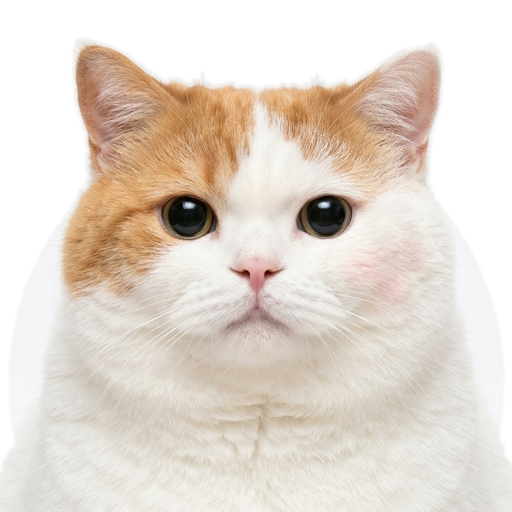
#> input picture assets/expressions_real/cat_1_blank.png, 1024 x 1024 px, given in place of raw_wear_crown_1792655285335.jpg, which was not available (shown at 1/2 size)
$ python process_wear_batch2.py
#> lines starting #> are read from the running program, lines starting #| are printed output that depends on the picture; after the words box and inside, x2 and y2 are one past the last pixel; in counts of white or black regions, pixels touching at a corner belong together; pictures that were not available may be replaced by others from this repository, and a replacement may not be noted
#> in process_item, raw is the input picture: PIL image 1024x1024 RGBA; mean R, G, B, A 164.3, 153.7, 143.5, 189
# -*- coding: utf-8 -*-
import os
import math
import numpy as np
from PIL import Image, ImageFilter
from scipy import ndimage

ARTIFACT_DIR = r"C:\Users\ruahn49\.gemini\antigravity\brain\b2ce85ba-1f7b-478f-8be4-052d7e2dab69"
TARGET_DIR = r"c:\bgbb\assets\skin\wear"
HAMSTER_BASE = r"c:\bgbb\assets\expressions_real\hamster_1_blank.png"

def extract_alpha_from_white(img: Image.Image, bg_thresh: float = 246.0, feather: float = 1.5) -> Image.Image:
#> called with bg_thresh = 246, feather = 1.5
    im = img.convert("RGBA")
    arr = np.asarray(im, dtype=np.float32)
    rgb = arr[..., :3]
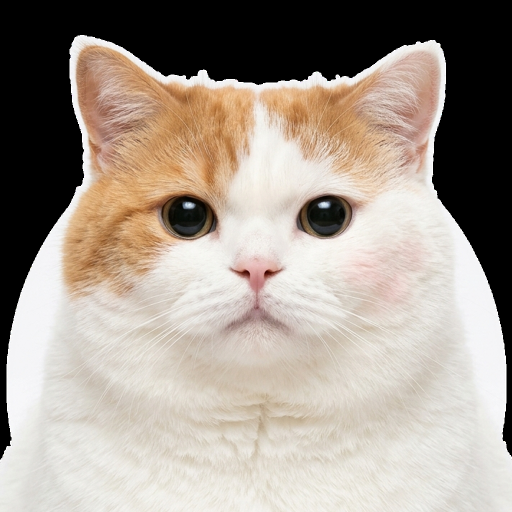
#> rgb: shape (1024, 1024, 3) float32 (shown at 1/2 size); mean R, G, B 164.4, 153.8, 143.5

    dist_from_white = np.sqrt(np.sum((255.0 - rgb) ** 2, axis=-1))
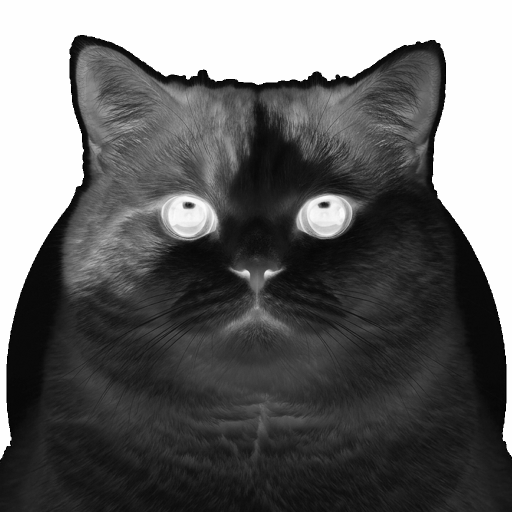
#> dist_from_white: shape (1024, 1024) float32 (shown at 1/2 size); min 0, max 441.7, mean 177.4; drawn with min black and max white
    thresh = (255.0 - bg_thresh) * math.sqrt(3)

    bg_mask = (dist_from_white <= thresh).astype(np.uint8)
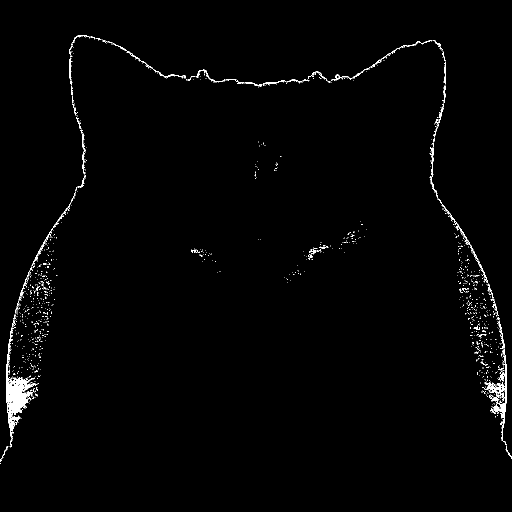
#> bg_mask: shape (1024, 1024) (shown at 1/2 size); values 0 (black) and 1 (white), 1.2% white in thin lines or dots, all inside (x1, y1, x2, y2) = (0, 70, 1024, 928)
    struct = ndimage.generate_binary_structure(2, 2)
    labeled, _ = ndimage.label(bg_mask, structure=struct)
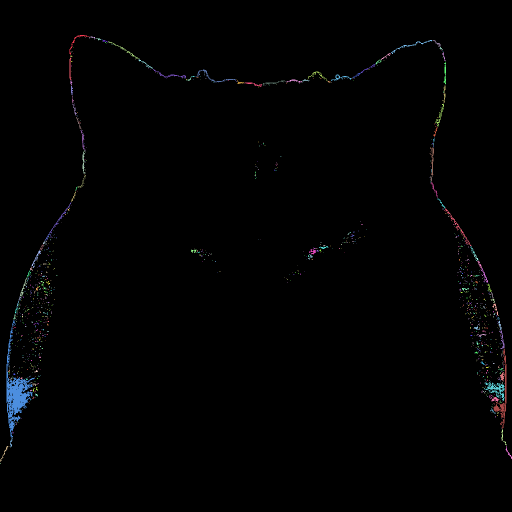
#> labeled: shape (1024, 1024) int32 (shown at 1/2 size); 1050 distinct labels, from 0 to 1049; one colour per label, 0 black
    corner_labels = set([labeled[0, 0], labeled[0, -1], labeled[-1, 0], labeled[-1, -1]])
#> corner_labels = 1 item
    true_bg = np.isin(labeled, list(corner_labels))
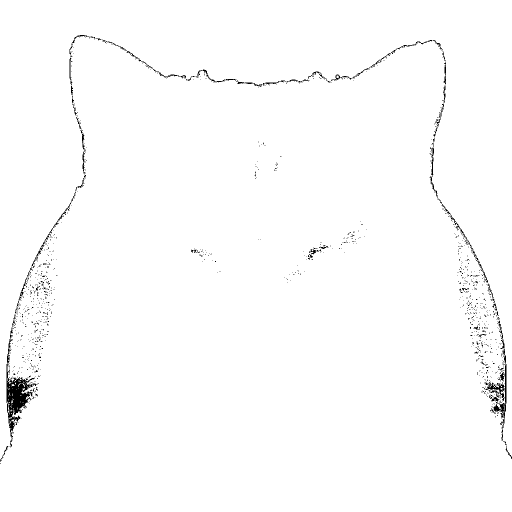
#> true_bg: shape (1024, 1024) bool (shown at 1/2 size); 98.8% white; black in thin lines or dots, all inside (x1, y1, x2, y2) = (0, 70, 1024, 928)

    alpha = np.ones((img.height, img.width), dtype=np.float32) * 255.0
    alpha_soft = np.clip(dist_from_white / (thresh + 1e-5), 0.0, 1.0) * 255.0
    alpha[true_bg] = alpha_soft[true_bg]
#> alpha: shape (1024, 1024) float32; every value is 255

    arr[..., 3] = np.clip(alpha, 0, 255).astype(np.uint8)
    a_norm = arr[..., 3:4] / 255.0
#> a_norm: shape (1024, 1024, 1) float32; every value is 1
    arr[..., :3] = np.clip((arr[..., :3] - 255.0 * (1.0 - a_norm)) / np.maximum(a_norm, 0.05), 0, 255)

    return Image.fromarray(arr.astype(np.uint8), "RGBA")

def get_tight_bbox(img: Image.Image, alpha_thresh: int = 20):
#> called with alpha_thresh = 20
    arr = np.asarray(img)
    a = arr[..., 3] > alpha_thresh
#> a: shape (1024, 1024) bool; every value is 1
    if not np.any(a):
        return None
    rows = np.any(a, axis=1)
    cols = np.any(a, axis=0)
    ymin, ymax = np.where(rows)[0][[0, -1]]
#> ymin = 0; ymax = 1023
    xmin, xmax = np.where(cols)[0][[0, -1]]
#> xmin = 0; xmax = 1023
    return (xmin, ymin, xmax + 1, ymax + 1)

def process_item(raw_filename, out_filename, target_w, center_x, center_y):
    raw_path = os.path.join(ARTIFACT_DIR, raw_filename)
    raw = Image.open(raw_path)
    cutout = extract_alpha_from_white(raw)
    bbox = get_tight_bbox(cutout)
#> bbox = (0, 0, 1024, 1024)
    if bbox:
        cropped = cutout.crop(bbox)
    else:
        cropped = cutout

    cw, ch = cropped.size
#> cw = 1024; ch = 1024
    scale = target_w / float(cw)
#> scale = 0.449
    target_h = int(ch * scale)
#> target_h = 460
    resized = cropped.resize((target_w, target_h), Image.Resampling.LANCZOS)
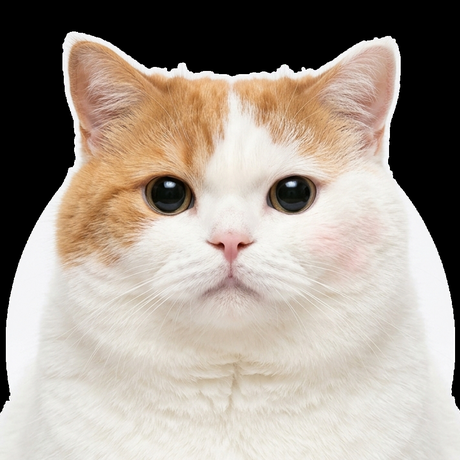
#> resized: PIL image 460x460 RGBA; mean R, G, B, A 164.4, 153.8, 143.5, 255

    canvas = Image.new("RGBA", (1024, 1024), (0, 0, 0, 0))
#> canvas: PIL image 1024x1024 RGBA; every value is 0
    px = int(center_x - target_w / 2.0)
    py = int(center_y - target_h / 2.0)
#> py = -55
    canvas.paste(resized, (px, py), resized)
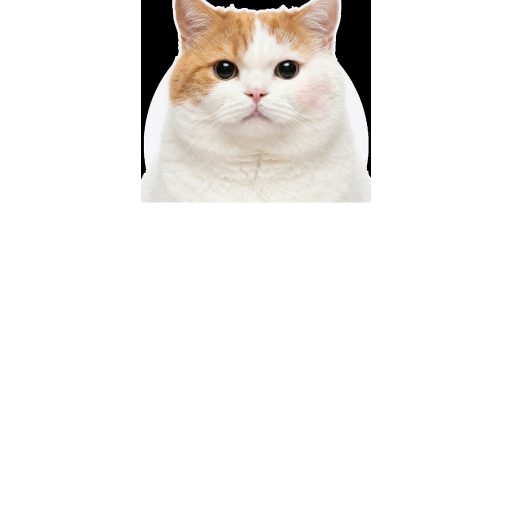
#> canvas: PIL image 1024x1024 RGBA (shown at 1/2 size); mean R, G, B, A 32.8, 30.7, 28.6, 45.3; transparent parts drawn white

    out_path = os.path.join(TARGET_DIR, out_filename)
    canvas.save(out_path, "PNG")
    print(f"Saved: {out_path} ({target_w}x{target_h} at {px},{py})")
#| Saved: c:\bgbb\assets\skin\wear/wear_crown.png (460x460 at 282,-55)
    return canvas

items = [
    # (raw_file, target_file, target_w, center_x, center_y)
    ("raw_wear_crown_1792655285335.jpg", "wear_crown.png", 460, 512, 175),
    ("raw_wear_headset_1792655306115.jpg", "wear_headset.png", 620, 512, 380),
    ("raw_wear_ribbon_1792655325790.jpg", "wear_ribbon.png", 480, 512, 190),
    ("raw_wear_nerd_1792655348739.jpg", "wear_nerd.png", 490, 512, 430),
    ("raw_wear_bandana_1792655369982.jpg", "wear_bandana.png", 540, 512, 330),
    ("raw_wear_santa_1792655396323.jpg", "wear_santa.png", 520, 525, 170),
]

canvases = []
for raw_fn, out_fn, tw, cx, cy in items:
    c = process_item(raw_fn, out_fn, tw, cx, cy)
    canvases.append((out_fn, c))
#> pass 2 of the loop `for raw_fn, out_fn, tw, cx, cy in items:`:
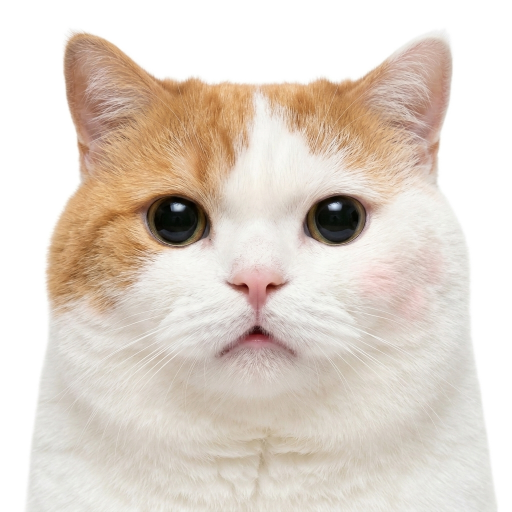
#> input picture assets/expressions_real/cat_2_eng.png, 1024 x 1024 px, given in place of raw_wear_headset_1792655306115.jpg, which was not available (shown at 1/2 size)
#> in process_item, raw is the input picture: PIL image 1024x1024 RGBA; mean R, G, B, A 223.1, 211.7, 201.1, 183.9
#> in extract_alpha_from_white (call 2), `bg_mask = (dist_from_white <= thresh).astype(np.uint8)`:
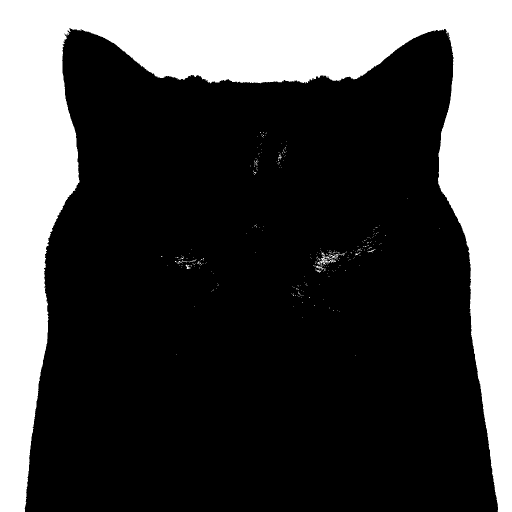
#> bg_mask: shape (1024, 1024) (shown at 1/2 size); values 0 (black) and 1 (white), 28.9% white; 324 white regions (314 under 20 px), largest, box (x1, y1, x2, y2) and area: (0, 0, 1024, 1024) 301619, (634, 512, 667, 529) 170, (631, 531, 649, 539) 46
#> labeled: shape (1024, 1024) int32; 325 distinct labels, from 0 to 324
#> true_bg: shape (1024, 1024) bool; 28.8% white; 1 white region, box (x1, y1, x2, y2) and area: (0, 0, 1024, 1024) 301619
#> a: shape (1024, 1024) bool; 75.8% white; 512 black regions (508 under 20 px), largest, box (x1, y1, x2, y2) and area: (0, 0, 1024, 1024) 252553, (4, 549, 12, 556) 25, (886, 268, 891, 275) 22, (4, 558, 14, 565) 22
#> resized: PIL image 620x620 RGBA
#> in process_item (call 2), `canvas.paste(resized, (px, py), resized)`:
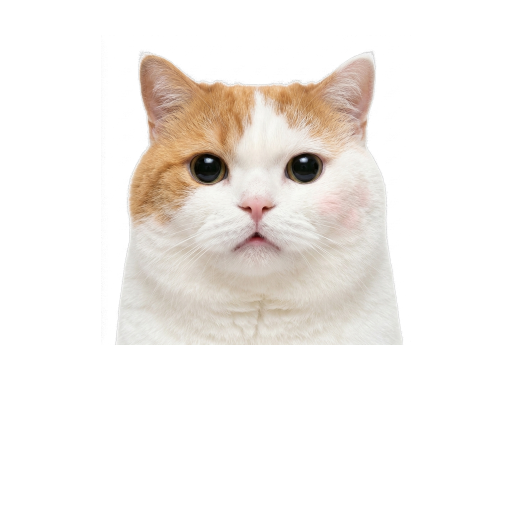
#> canvas: PIL image 1024x1024 RGBA (shown at 1/2 size); mean R, G, B, A 55.8, 51.6, 47.7, 66.8; transparent parts drawn white
#| Saved: c:\bgbb\assets\skin\wear/wear_headset.png (620x620 at 202,70)
#> (the run stopped early here; a loop or call above may not have finished)
